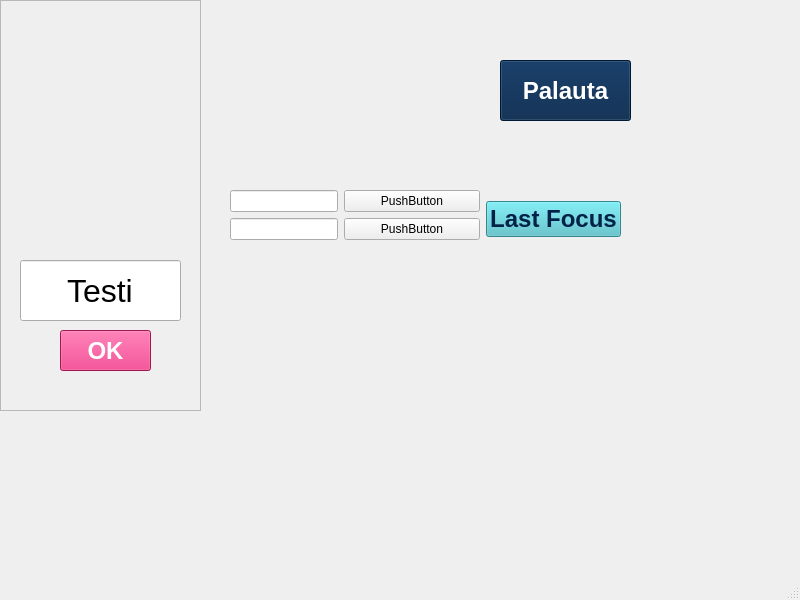
<?xml version="1.0" encoding="UTF-8"?>
<ui version="4.0">
 <class>MainWindow</class>
 <widget class="QMainWindow" name="MainWindow">
  <property name="geometry">
   <rect>
    <x>0</x>
    <y>0</y>
    <width>800</width>
    <height>600</height>
   </rect>
  </property>
  <property name="windowTitle">
   <string>MainWindow</string>
  </property>
  <widget class="QWidget" name="centralwidget">
   <widget class="QFrame" name="frame">
    <property name="geometry">
     <rect>
      <x>0</x>
      <y>0</y>
      <width>201</width>
      <height>411</height>
     </rect>
    </property>
    <property name="frameShape">
     <enum>QFrame::Shape::StyledPanel</enum>
    </property>
    <property name="frameShadow">
     <enum>QFrame::Shadow::Raised</enum>
    </property>
    <widget class="QLabel" name="label">
     <property name="geometry">
      <rect>
       <x>30</x>
       <y>10</y>
       <width>141</width>
       <height>231</height>
      </rect>
     </property>
     <property name="text">
      <string/>
     </property>
     <property name="pixmap">
      <pixmap resource="suttuResources.qrc">:/pictures/uiPictrues/human.png</pixmap>
     </property>
    </widget>
    <widget class="QLineEdit" name="lineEdit">
     <property name="geometry">
      <rect>
       <x>20</x>
       <y>260</y>
       <width>161</width>
       <height>61</height>
      </rect>
     </property>
     <property name="font">
      <font>
       <pointsize>24</pointsize>
      </font>
     </property>
     <property name="text">
      <string>Testi</string>
     </property>
     <property name="alignment">
      <set>Qt::AlignmentFlag::AlignCenter</set>
     </property>
    </widget>
    <widget class="QPushButton" name="pushButton">
     <property name="geometry">
      <rect>
       <x>60</x>
       <y>330</y>
       <width>91</width>
       <height>41</height>
      </rect>
     </property>
     <property name="font">
      <font>
       <pointsize>18</pointsize>
       <bold>true</bold>
      </font>
     </property>
     <property name="styleSheet">
      <string notr="true">background-color: rgb(223, 32, 112);
color: rgb(255, 255, 255);</string>
     </property>
     <property name="text">
      <string>OK</string>
     </property>
    </widget>
   </widget>
   <widget class="QPushButton" name="resertPushButto">
    <property name="geometry">
     <rect>
      <x>500</x>
      <y>60</y>
      <width>131</width>
      <height>61</height>
     </rect>
    </property>
    <property name="font">
     <font>
      <pointsize>18</pointsize>
      <bold>true</bold>
     </font>
    </property>
    <property name="styleSheet">
     <string notr="true">background-color: rgb(0, 33, 72);
color: rgb(255, 255, 255);</string>
    </property>
    <property name="text">
     <string>Palauta</string>
    </property>
   </widget>
   <widget class="QWidget" name="">
    <property name="geometry">
     <rect>
      <x>230</x>
      <y>190</y>
      <width>391</width>
      <height>58</height>
     </rect>
    </property>
    <layout class="QHBoxLayout" name="horizontalLayout">
     <item>
      <layout class="QFormLayout" name="formLayout">
       <item row="0" column="0">
        <widget class="QLineEdit" name="firstNameLineEdit"/>
       </item>
       <item row="0" column="1">
        <widget class="QPushButton" name="pushButton_2">
         <property name="text">
          <string>PushButton</string>
         </property>
        </widget>
       </item>
       <item row="1" column="0">
        <widget class="QLineEdit" name="lineEdit_3"/>
       </item>
       <item row="1" column="1">
        <widget class="QPushButton" name="pushButton_3">
         <property name="text">
          <string>PushButton</string>
         </property>
        </widget>
       </item>
      </layout>
     </item>
     <item>
      <widget class="QPushButton" name="lastFocusPushButton">
       <property name="font">
        <font>
         <pointsize>18</pointsize>
         <bold>true</bold>
        </font>
       </property>
       <property name="styleSheet">
        <string notr="true">background-color: rgb(75, 188, 197);
color: rgb(0, 33, 72);</string>
       </property>
       <property name="text">
        <string>Last Focus</string>
       </property>
      </widget>
     </item>
    </layout>
   </widget>
  </widget>
  <widget class="QMenuBar" name="menubar">
   <property name="geometry">
    <rect>
     <x>0</x>
     <y>0</y>
     <width>800</width>
     <height>33</height>
    </rect>
   </property>
  </widget>
  <widget class="QStatusBar" name="statusbar"/>
 </widget>
 <resources>
  <include location="suttuResources.qrc"/>
 </resources>
 <connections/>
</ui>
